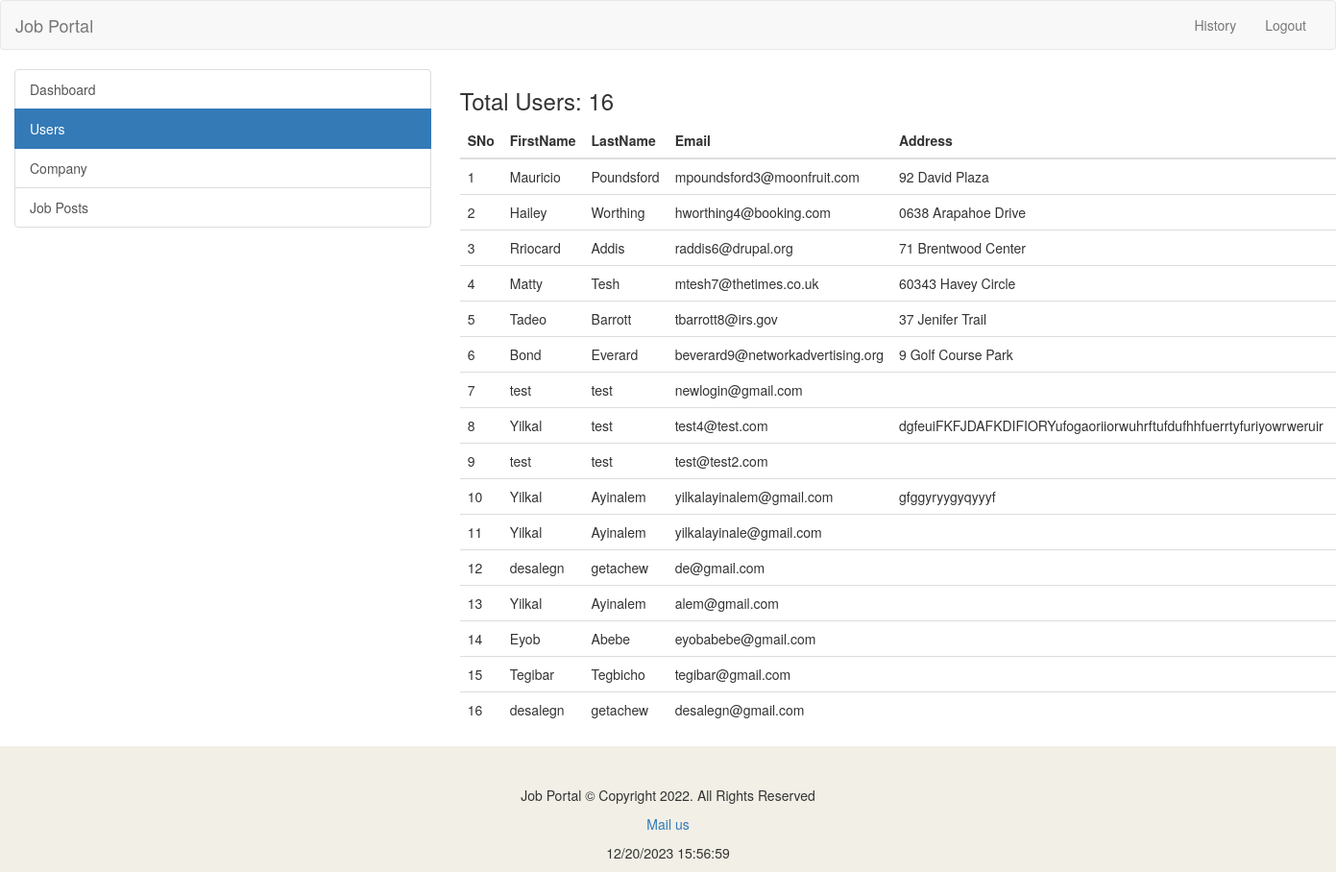
Page /admin/user.php (signed in) on the committed database.
### tables this page shows
CREATE TABLE `users` (
  `id_user` int(11) NOT NULL,
  `firstname` varchar(255) NOT NULL,
  `lastname` varchar(255) NOT NULL,
  `email` varchar(255) NOT NULL,
  `password` varchar(255) NOT NULL,
  `address` text DEFAULT NULL,
  `city` varchar(255) DEFAULT NULL,
  `state` varchar(255) DEFAULT NULL,
  `contactno` varchar(255) DEFAULT NULL,
  `qualification` varchar(255) DEFAULT NULL,
  `stream` varchar(255) DEFAULT NULL,
  `passingyear` varchar(255) DEFAULT NULL,
  `dob` varchar(255) DEFAULT NULL,
  `age` varchar(255) DEFAULT NULL,
  `designation` varchar(255) DEFAULT NULL,
  `resume` varchar(255) DEFAULT NULL,
  `hash` varchar(255) DEFAULT NULL,
  `active` int(11) NOT NULL DEFAULT 0
);

### admin/user.php (the view, shortened to what this page needs)
<?php
require_once("../db.php");
?>
<!DOCTYPE html>
<html lang="en">
  <head>
    <link rel="stylesheet" href="https://maxcdn.bootstrapcdn.com/bootstrap/3.3.7/css/bootstrap.min.css">
  </head>
  <body>
    <header>
      <nav class="navbar navbar-default">
        <div class="container-fluid">
          <div class="navbar-header">
            <a class="navbar-brand" href="../index.php">Job Portal</a>
          </div>
          <div class="collapse navbar-collapse" id="bs-example-navbar-collapse-1">
            <ul class="nav navbar-nav navbar-right">
              <li><a href="./user_history.php">History</a></li>
              <li><a href="../logout.php">Logout</a></li>
            </ul>
          </div>
        </div>
      </nav>
    </header>
    <div class="container-fluid">
      <div class="row">
        <div class="col-md-4">
          <div class="list-group">
            <a href="dashboard.php" class="list-group-item">Dashboard</a>
            <a href="user.php" class="list-group-item active">Users</a>
            <a href="company.php" class="list-group-item">Company</a>
            <a href="job-posts.php" class="list-group-item">Job Posts</a>
          </div>
        </div>
        <div class="col-md-6">
        <?php
          $sql = "SELECT * FROM users";
          $result = $conn->query($sql);
          if($result->num_rows > 0) {
            echo '<h3>Total Users: ' . $result->num_rows . '</h3>';
          }
        ?>
          <table class="table">
            <thead>
              <th>SNo</th>
              <th>FirstName</th>
              <th>LastName</th>
              <th>Email</th>
              <th>Address</th>
              <th>Action</th>
            </thead>
            <tbody>
              <?php
                $sql = "SELECT * FROM users";
                $result = $conn->query($sql);
                if($result->num_rows > 0) {
                  $i = 0;
                  while($row = $result->fetch_assoc()) {
                    ?>
                      <tr>
                        <td><?php echo ++$i; ?></td>
                        <td><?php echo $row['firstname']; ?></td>
                        <td><?php echo $row['lastname']; ?></td>
                        <td><?php echo $row['email']; ?></td>
                        <td><?php echo $row['address']; ?></td>
                        <td><a href="delete-user.php?id=<?php echo $row['id_user']; ?>" onclick="return confirm('Are you sure?')">Delete</a></td>
                      </tr>
                    <?php
                  }
                }
              ?>
            </tbody>
          </table>
        </div>
      </div>
    </div>
    <footer id="footer" style="background:#f2efe6; position:absolute; margin-bottom: 0px; width:100%;">
    <hr>
      <section style="padding: top 10px;">
        <p style="text-align:center">Job Portal  &copy Copyright 2022.  All Rights Reserved</p>
        <p style="text-align:center"><a href="mailto:jobportal@gmail.com" class="mail">Mail us</a></p>
        <p id= "update" style="text-align:center"></p>
     </section>
    </footer>
  </body>
</html>

### rows in the picture
users: firstname "Mauricio", lastname "Poundsford", email "mpoundsford3@moonfruit.com", address "92 David Plaza"
users: firstname "Hailey", lastname "Worthing", email "hworthing4@booking.com", address "0638 Arapahoe Drive"
users: firstname "Rriocard", lastname "Addis", email "raddis6@drupal.org", address "71 Brentwood Center"
users: firstname "Matty", lastname "Tesh", email "mtesh7@thetimes.co.uk", address "60343 Havey Circle"
users: firstname "Tadeo", lastname "Barrott", email "tbarrott8@irs.gov", address "37 Jenifer Trail"
users: firstname "Bond", lastname "Everard", email "beverard9@networkadvertising.org", address "9 Golf Course Park"
users: firstname "test", lastname "test", email "newlogin@gmail.com"
users: firstname "Yilkal", lastname "test", email "test4@test.com", address "dgfeuiFKFJDAFKDIFIORYufogaoriiorwuhrftufdufhhfuerrtyfuriyowrweruir"
users: firstname "test", lastname "test", email "test@test2.com"
users: firstname "Yilkal", lastname "Ayinalem", email "yilkalayinalem@gmail.com", address "gfggyryygyqyyyf"
users: firstname "Yilkal", lastname "Ayinalem", email "yilkalayinale@gmail.com"
users: firstname "desalegn", lastname "getachew", email "de@gmail.com"
users: firstname "Yilkal", lastname "Ayinalem", email "alem@gmail.com"
users: firstname "Eyob", lastname "Abebe", email "eyobabebe@gmail.com"
users: firstname "Tegibar", lastname "Tegbicho", email "tegibar@gmail.com"
users: firstname "desalegn", lastname "getachew", email "desalegn@gmail.com"

### other values in the picture
$result->num_rows "16"
